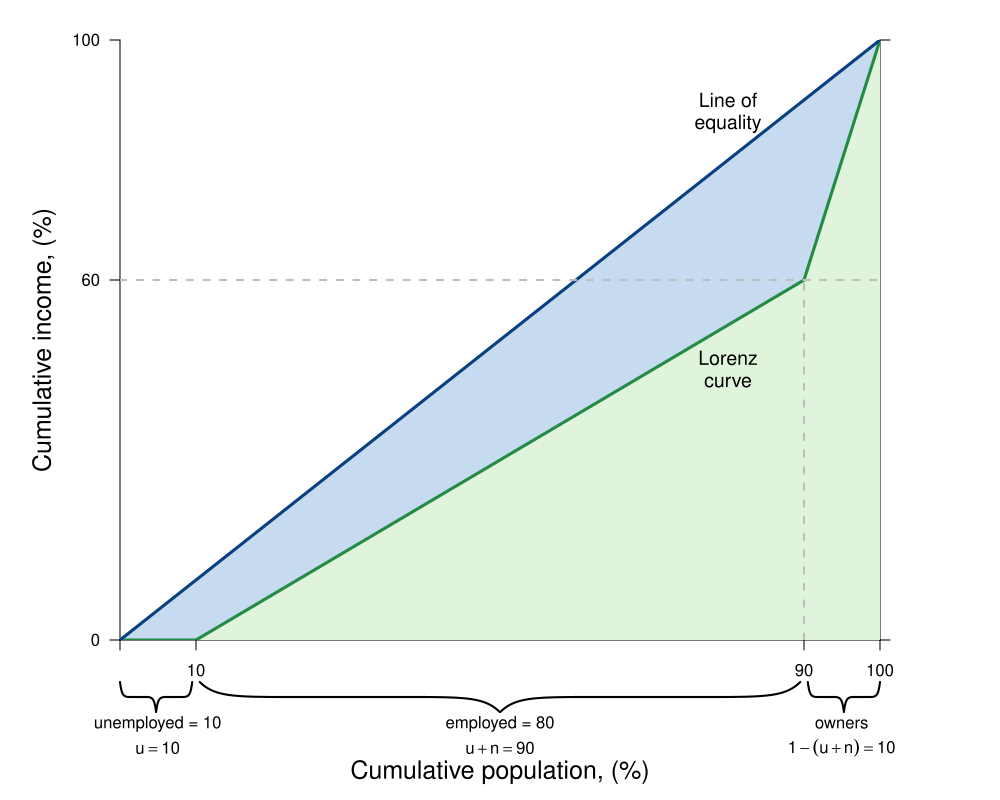

Write R code to recreate this figure.
#Graph Designer: Simon Halliday + Scott Cohn

library(shape)
library(pBrackets)
pdf(file = "employment/lorenz_employment_numeric.pdf", width = 8, height = 8)

#Set parameters for graphics
axislabelsize <- 1.5
labelsize <- 1.2
graphlinewidth <- 3
segmentlinewidth <- 2

COL <- c("#7fc97f", "#beaed4", "#fdc086", "#ffff99", "#386cb0", "#f0027f", "#bf5b17", "#666666")
COLA <- c("#e0f3db", "#99d8c9","#66c2a4","#41ae76", "#238b45", "#005824")
COLB <- c("#c6dbef", "#4eb3d3", "#2b8cbe", "#0868ac","#084081")
COLC <- c("#fcfbfd", "#efedf5", "#dadaeb", "#bcbddc", "#9e9ac8", "#807dba", "#6a51a3", "#54278f", "#3f007d")

#Edited the margins to cater for the larger LHS labels
par(mar =  c(8, 6, 2, 6))


#Add limits on axes and levels of utility for each indifference curve
ylims <- c(0, 1)
xlims <- c(0, 1)

npts <- 501 
x <- seq(xlims[1], xlims[2], length.out = npts)
y <- seq(ylims[1], ylims[2], length.out = npts) 

plot(0, 0, xlim = xlims, ylim = ylims, type = "n",
     xlab = expression(paste("")),
     ylab = expression(paste("")), 
     xaxt = "n", 
     yaxt = "n", 
     cex.lab = axislabelsize, 
     bty = "n", 
     xaxs="i", 
     yaxs="i"
)

#Calculate the Gini
#Area B:
#((0.5*(0.25*0.5)) + 0.25*0.5 + 0.5*(0.75*0.5))
#Therefore Area A: 
#0.5 - Area B
#Therefore Gini: 
# (0.5 - ((0.5*(0.25*0.5)) + 0.25*0.5 + 0.5*(0.75*0.5)))/0.5 = 0.25

ticksy <- c(ylims[1], 0.6, ylims[2])
ylabels <- c(0, expression(paste(60)), 100)
ticksx <- c(xlims[1], 0.1, 0.9, xlims[2])
xlabels <- c(NA,  10, 90,  100)
ticksy2 <- c(0,1)

axis(1,at = ticksx,  pos = 0, labels = xlabels)
axis(2,at = ticksy,  pos = 0, labels = ylabels, las = 1)
axis(4,at = ticksy2,  pos = 1, labels = NA, las = 1)

npts <- 500 
xx1 <- seq(xlims[1], xlims[2], length.out = npts)
xx2 <- seq(0, xlims[2], length.out = npts)
xx3 <- seq(xlims[1], 0, length.out = npts)
xx4 <- seq(-11, 0, length.out = npts)

#Axis labels and draw linear utility function
#mtext(expression(paste("Cumulative population proportion, ", F(n))), side = 1, line = 2.5, cex = axislabelsize)
text(-0.1, 0.5*ylims[2], expression(paste("Cumulative income, (%)")), xpd = TRUE, cex = axislabelsize, srt = 90) 
text(0.5*xlims[2], -0.22, expression(paste("Cumulative population, (%)")), xpd = TRUE, cex = axislabelsize) 



#Shaded Areas A and B
#Area A
xpoly1 <- c(0, 0.1, 0.9, 1, 0)
ypoly1 <- c(0, 0, 0.6, 1, 0)
polygon(x = xpoly1,
        y = ypoly1,
        col = COLB[1], density = NULL, border = NA)
#Area B
xpoly2 <- c(0, 0.1, 1, 1, 0.9, 0.1)
ypoly2 <- c(0, 0, 0, 1, 0.6, 0)
polygon(x = xpoly2,
        y = ypoly2,
        col = COLA[1], density = NULL, border = NA)

# Lorenz curve
segments(0, 0, 0.1, 0, lty = 1, col = COLA[5], lwd = graphlinewidth, xpd = TRUE)
segments(0.1, 0, 0.9, 0.6, lty = 1, col = COLA[5], lwd = graphlinewidth)
segments(0.9, 0.6, 1, 1, lty = 1, col = COLA[5], lwd = graphlinewidth)
text(0.8, 0.47, expression(paste("Lorenz")), cex = labelsize)
text(0.8, 0.43, expression(paste("curve")), cex = labelsize)

#Line of equality
segments(0, 0, 1, 1, lty = 1, col = COLB[5], lwd = graphlinewidth)
text(0.78, 0.9, expression(paste("Line of")), cex = labelsize)
text(0.78, 0.86, expression(paste("equality")), cex = labelsize)

segments(0.9, 0, 0.9, 0.6, lty = 2, col = "gray", lwd = segmentlinewidth)
segments(0, 0.6, 1, 0.6, lty = 2, col = "gray", lwd = segmentlinewidth)


#Label areas A and B
#text(0.6, 0.5, expression(paste(A)), cex = labelsize)

# text(0.6, 0.2, expression(paste(B[1])), cex = labelsize)
#text(0.6, 0.2, expression(paste(B[1])), cex = labelsize)
#text(0.95, 0.2, expression(paste(B[2])), cex = labelsize)
#text(0.95, 0.7, expression(paste(B[3])), cex = labelsize)


# text(0.9, 0.7, expression(paste(B[3])), cex = labelsize)

#Label and provide Gini value
#Bottom of frame
#segments(0.08, 0.75, 0.32, 0.75, lty = 1, col = "black" , lwd = 1)
#Top of frame
#segments(0.08, 0.85, 0.32, 0.85, lty = 1, col = "black" , lwd = 1)
#Left of frame
#segments(0.08, 0.75, 0.08, 0.85, lty = 1, col = "black" , lwd = 1)
#Right of frame
#segments(0.32, 0.75, 0.32, 0.85, lty = 1, col = "black" , lwd = 1)
#Gini equation
#text(0.2, 0.8, expression(paste(Gini == frac(A, A + B), phantom() == 0.36 )), cex = labelsize)


brackets(x1 = 0.095, y1 = -0.07, x2 = 0, y2 = -0.07,  
         ticks = 0.5, curvature = 0.5, type = 1, 
         col = "black", lwd = 2, lty = 1, xpd = TRUE)
text(0.0495, -0.14, expression(paste("unemployed = 10")), xpd = TRUE)
text(0.0495, -0.18, expression(paste(u == 10)), xpd = TRUE)

brackets(x1 = 0.895, y1 = -0.07, x2 = 0.105, y2 = -0.07,  
         ticks = 0.5, curvature = 0.5, type = 1, 
         col = "black", lwd = 2, lty = 1, xpd = TRUE)
text(0.5, -0.14, expression(paste("employed = 80")), xpd = TRUE)
text(0.5, -0.18, expression(paste(u + n == 90)), xpd = TRUE)

brackets(x1 = 1, y1 = -0.07, x2 = 0.905, y2 = -0.07,  
         ticks = 0.5, curvature = 0.5, type = 1, 
         col = "black", lwd = 2, lty = 1, xpd = TRUE)
text(0.9495, -0.14, expression(paste("owners")), xpd = TRUE)
text(0.9495, -0.18, expression(paste(1 - (u + n) == 10)), xpd = TRUE)
 
# brackets(x1 = 1.01, y1 = 1, x2 = 1.01, y2 = 0.252,  
#          ticks = 0.5, curvature = 0.5, type = 1, 
#          col = "black", lwd = 2, lty = 1, xpd = TRUE)
# text(1.11, 0.625, expression(paste("Cumulative income")), xpd = TRUE, srt = 270)
# text(1.08, 0.625, expression(paste("of the rich")), xpd = TRUE, srt = 270)


dev.off()
